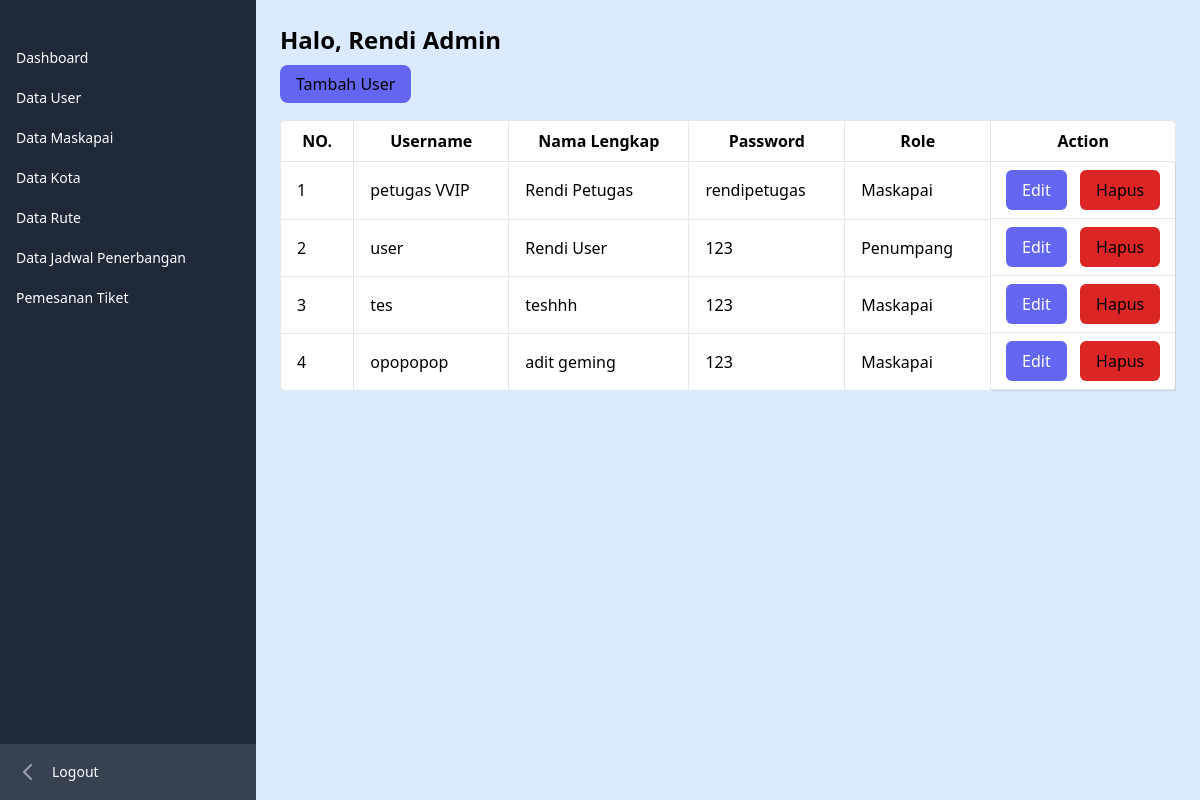
Screenshot of /admin/pengguna/index.php (signed in) with the database file from the repository.
### tables this page shows
CREATE TABLE `user` (
  `id_user` int(11) NOT NULL,
  `username` varchar(100) NOT NULL,
  `nama_lengkap` varchar(100) NOT NULL,
  `password` varchar(255) NOT NULL,
  `roles` enum('Admin','Maskapai','Penumpang') NOT NULL
);

### admin/pengguna/functions.php (called while the page is built, shortened)
<?php
require '../../koneksi.php';
function query($query){
    global $conn;
    $rows = [];
    $result = mysqli_query($conn, $query);
    while($row = mysqli_fetch_assoc($result)){
        $rows[] = $row;
    }
    return $rows;
}

### admin/pengguna/index.php (the view, shortened to what this page needs)
<?php
require 'functions.php';
$pengguna = query("SELECT * FROM user WHERE roles = 'Maskapai' || roles = 'Penumpang' ");
?>
<?php require '../../layouts/sidebar_admin.php'; ?>
<div class="flex-auto overflow-x-hidden bg-blue-100">
            <div class="p-6">
                <div class="">
                    <h1 class="text-2xl font-semibold text-blue-950 mb-4">Halo, <?= $_SESSION["nama_lengkap"]; ?></h1>
                </div>
                <div>
                    <a href="tambah.php" class="bg-indigo-500 px-4 py-2 rounded-lg">Tambah User</a>
                </div>
                <table class="min-w-full border-collapse bg-white border border-gray-300 rounded-lg mt-6">
                    <thead>
                        <tr>
                            <th class="border py-2 px-4 border-b">NO.</th>
                            <th class="border py-2 px-4 border-b">Username</th>
                            <th class="border py-2 px-4 border-b">Nama Lengkap</th>
                            <th class="border py-2 px-4 border-b">Password</th>
                            <th class="border py-2 px-4 border-b">Role</th>
                            <th class="border py-2 px-4 border-b">Action</th>
                        </tr>
                    </thead>
                    <tbody>
                    <?php $no = 1; ?>
                    <?php foreach($pengguna as $data) : ?>
                            <tr>
                                <td class="border py-2 px-4 border-b"><?= $no; ?></td>
                                <td class="border py-2 px-4 border-b"><?= $data["username"]; ?></td>
                                <td class="border py-2 px-4 border-b"><?= $data["nama_lengkap"]; ?></td>
                                <td class="border py-2 px-4 border-b"><?= $data["password"]; ?></td>
                                <td class="border py-2 px-4 border-b"><?= $data["roles"]; ?></td>
                                <td class="flex py-2 px-2 border-b justify-around">
                                    <a href="edit.php?id=<?= $data["id_user"]; ?>"
                                        class="fa-solid fa-pen-to-square text-md bg-indigo-500 text-white py-2 px-4 hover:text-black rounded-md"></i>Edit</a>
                                    <form action="hapus.php?id=<?= $data["id_user"]; ?>" class=" inline-block" method="post">
                                        <button type="submit"
                                            class="fa-solid fa-trash text-md bg-red-600 py-2 px-4 text-black hover:text-white rounded-md"></i>Hapus</button>
                                    </form>
                                </td>
                            </tr>
                    </tbody>
                    <?php $no++; ?>
                    <?php endforeach; ?>
                </table>

### rows the page displays
user: username "petugas VVIP", nama_lengkap "Rendi Petugas", password "rendipetugas", roles "Maskapai"
user: username "user", nama_lengkap "Rendi User", password "123", roles "Penumpang"
user: username "tes", nama_lengkap "teshhh", password "123", roles "Maskapai"
user: username "opopopop", nama_lengkap "adit geming", password "123", roles "Maskapai"

### other values shown
$_SESSION["nama_lengkap"] "Rendi Admin"
